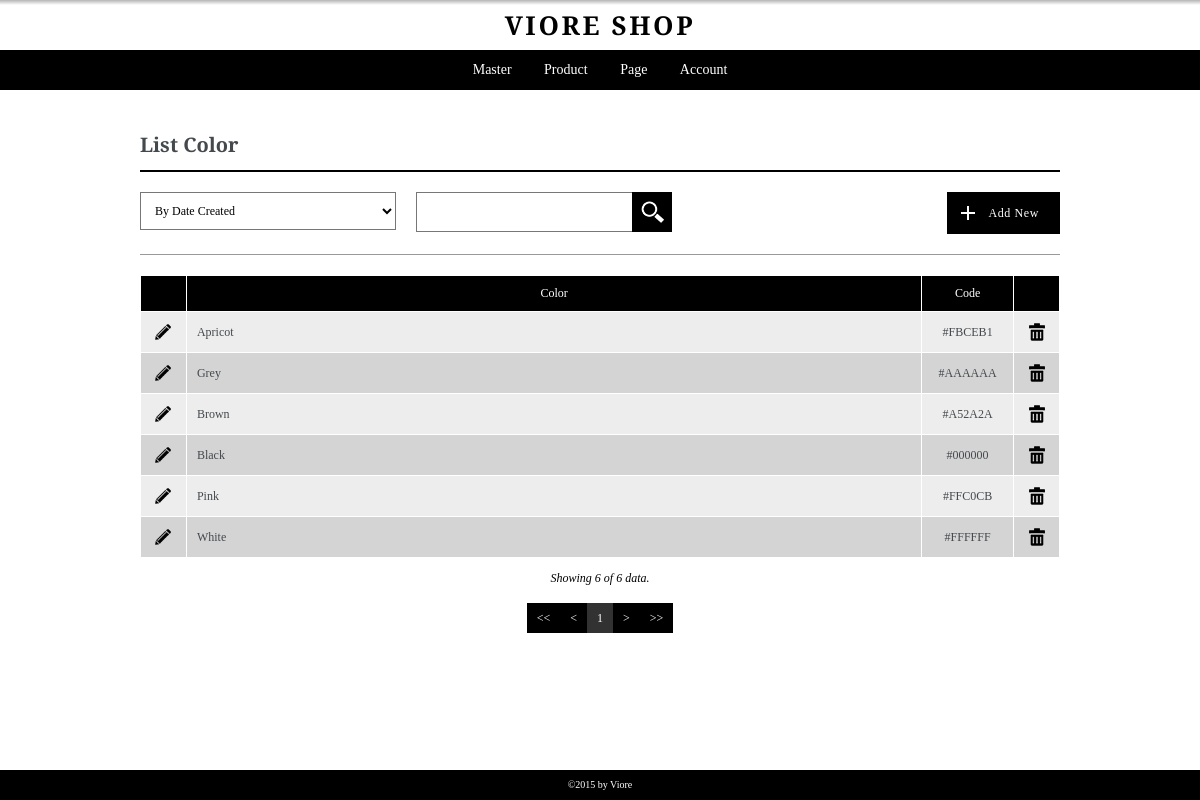
/admin/pages/listcolor.php (signed in), run on the app's committed database.
### tables this page shows
CREATE TABLE `color` (
  `id_color` int(5) NOT NULL,
  `color_name` varchar(100) NOT NULL,
  `html_code` varchar(6) NOT NULL,
  `user_create` int(5) NOT NULL,
  `user_edit` int(5) NOT NULL,
  `date_created` datetime NOT NULL,
  `date_edited` datetime NOT NULL,
  `active` int(1) NOT NULL
);

### admin/pages/getfieldname.php (called while the page is built, shortened)
<?php
if((substr($pagecall,0,4)=="edit")||(substr($pagecall,0,4)=="list")){
	$tabel = substr($pagecall, 4);
}
else {
	$tabel = substr($pagecall, 3);
}
$pageedit = "add".$tabel;
?>

### admin/pages/listcolor.php (the view, shortened to what this page needs)
<?php
	include "header.php";
	$pagecall = "listcolor";
	include "controller.php";
	include "getfieldname.php";
?>
<div class="container">
	<div class="content list listcolor">
		<h3><?php echo ucwords("List ".$tabel); ?></h3>
		<?php
			include ("../pages/filter-box.php");
		?>
		<div class="data-table">
			<table border="1" cellpadding="0" cellspacing="0" width="100%">
				<colgroup>
					<col width="5%">
					<col width="">
					<col width="10%">
					<col width="5%">
				</colgroup>
				<thead>
					<tr>
						<th>&nbsp;</th>
						<th>Color</th>
						<th>Code</th>
						<th>&nbsp;</th>
					</tr>
				</thead>
				<tbody>
					<?php
					$batas=20;
					if (empty($halaman))
					{
						$posisi=0;
					}
					else
					{
						$posisi=($halaman-1)*$batas;
					}
					$sql = "SELECT * FROM color ";
					$sql .= "WHERE active=1 ";
					if ((isset($_POST['sortingchoice'])) AND ($_POST['sortingchoice']!="all"))
					{
						$sorting_opt = explode(":", $_POST['sortingchoice']);
						$sql .= "ORDER BY ".$sorting_opt[0]." ".$sorting_opt[1]." ";
					}
					else{
						$sql .= "ORDER BY date_created DESC ";
					}
					$sqlp = $sql."LIMIT $posisi,$batas";
					$result = mysql_query($sqlp);
					while ($row=mysql_fetch_array($result))
					{
						echo '<tr>';
						echo '	<td align="center">
									<a href="'.$pageedit.'.php?act=chg&id='.$row["id_color"].'" class="link-opt"><img src="../images/icon-pencil.png" alt="Edit" title="Edit"></a>
								</td>
						';
						echo '	<td align="left">'.$row['color_name'].'</td>';
						echo '	<td align="center">#'.$row['html_code'].'</td>';
						echo '	<td align="center">
									<a href="deactive.php?id='.$row["id_color"].'&pageorigin='.$pagecall.'" class="link-opt"><img src="../images/icon-trash.png" alt="Delete" title="Delete"></a>
								</td>
						';
						echo '</tr>';
					}
					?>
				</tbody>
			</table>
		</div>
		<div class="data-show">
			<?php
				$jumlah = mysql_num_rows($result);
				$showing = $batas;
				if ($jumlah<$batas){$showing=$jumlah;}
				echo '<p>Showing '.$showing.' of '.$jumlah.' data.</p>';
			?>
		</div>
		<?php
			include ("../modules/paging.php");
		?>
	</div>
</div>
<?php
	include "footer.php";
?>

### admin/css/baseline.css (style rules this page uses)
body { font-family: 'Arvo', serif; font-size: 10px; line-height: 20px; color: #44494d; }
h1, h2, h3, h4, h5, h6 { font-weight: bold; }
h3 { font-size: 20px; line-height: 30px; }
a { text-decoration: none; }
a, a:visited { line-height: 20px; font-size: 12px; }
p { font-size: 14px; line-height: 20px; }
table { border: 1px solid #ffffff; font-size: 12px; }
table tr th, table tr td { padding: 10px; }
table tr th { text-align: center; background: #000; color: #fff; }
table tr td { background: #d4d4d4; }
table tr:nth-child(2n+1) td { background: #ededed; }

### admin/css/layout.css (style rules this page uses)
*, *:before, *:after { -moz-box-sizing: border-box; -webkit-box-sizing: border-box; box-sizing: border-box; }
body { background: #FFFFFF; }
.container { padding: 20px; max-width: 960px; margin: auto; }

### admin/css/main.css (style rules this page uses)
.list { margin: 20px 0 50px; }
.list h3 { margin-bottom: 20px; padding-bottom: 10px; border-bottom: 2px solid #000; }
.data-table { margin-bottom: 10px; }
.data-show { margin-bottom: 15px; text-align: center; }
.data-show p { font-size: 12px; line-height: 20px; color: #000000; font-style: italic; }
a.link-opt { display: inline-block; }

### data on the page
color: color_name "Apricot", html_code "FBCEB1"
color: color_name "Grey", html_code "AAAAAA"
color: color_name "Brown", html_code "A52A2A"
color: color_name "Black", html_code "000000"
color: color_name "Pink", html_code "FFC0CB"
color: color_name "White", html_code "FFFFFF"

### other printed values
$showing "6"
$jumlah "6"
$halaman "1"
